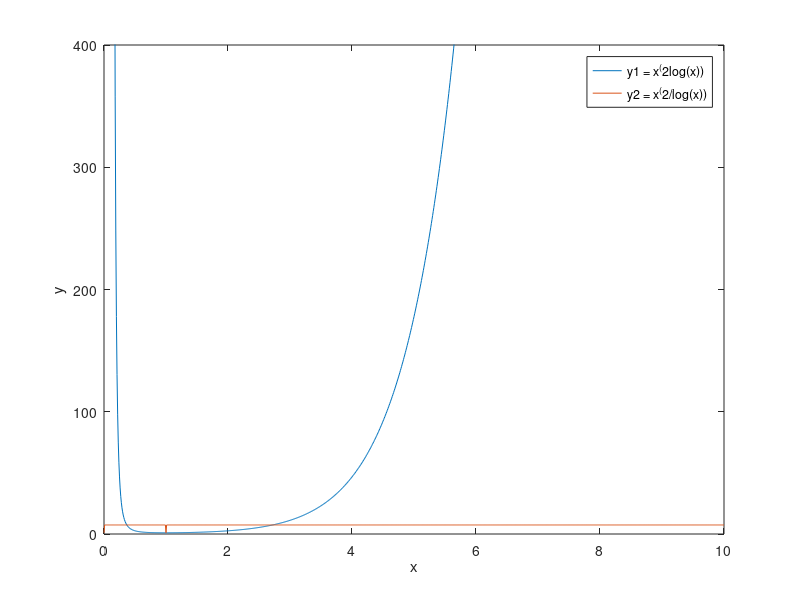

Source code (MATLAB):
x = 0:0.01:10;
y1 = x.^(2.*log(x));
y2 = x.^(2.*((log(x)).^(-1)));
plot(x,y1,x,y2);
xlabel('x');
ylabel('y');
xlim([0 10]);
ylim([0 400]);
legend('y1 = x^(2log(x))','y2 = x^(2/log(x))');
